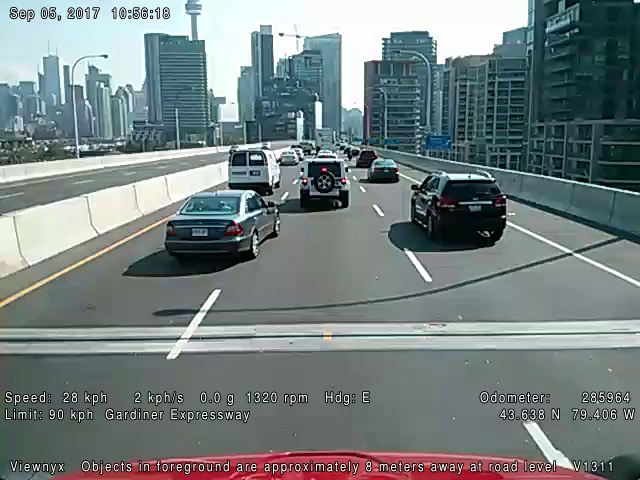
//> input picture src/Car_Detector/images/0000000000.jpg, 640 x 480 px
$ ./histogramTrackingComplete   (built with g++ and OpenCV 4)
//> lines starting //> are read from the running program, lines starting //| are printed output that depends on the picture; after the words box and inside, x2 and y2 are one past the last pixel; in counts of white or black regions, pixels touching at a corner belong together
### src/Car_Detector/histogram.h
// [17 lines of licence text are left out]

#if !defined HISTOGRAM
#define HISTOGRAM

#include <opencv2/core.hpp>
#include <opencv2/imgproc.hpp>

// To create histograms of gray-level images
class Histogram1D {

  private:

    int histSize[1];         // number of bins in histogram
	float hranges[2];        // range of values
    const float* ranges[1];  // pointer to the different value ranges
    int channels[1];         // channel number to be examined

  public:

	Histogram1D() {

		// Prepare default arguments for 1D histogram
		histSize[0]= 256;   // 256 bins
		hranges[0]= 0.0;    // from 0 (inclusive)
		hranges[1]= 256.0;  // to 256 (exclusive)
		ranges[0]= hranges;
		channels[0]= 0;     // we look at channel 0
	}

	// Sets the channel on which histogram will be calculated.
	// By default it is channel 0.
	// [30 lines left out: functions setChannel, getChannel, setRange, getMinValue, getMaxValue, not called in this run]

	// Sets the number of bins in histogram.
	// By default it is 256.
	void setNBins(int nbins) {

		histSize[0]= nbins;
	}

	// Gets the number of bins in histogram.
	// [4 lines left out: function getNBins, not called in this run]

	// Computes the 1D histogram.
	cv::Mat getHistogram(const cv::Mat &image) {

		cv::Mat hist;

		// Compute 1D histogram with calcHist
		cv::calcHist(&image,
			1,			// histogram of 1 image only
			channels,	// the channel used
			cv::Mat(),	// no mask is used
			hist,		// the resulting histogram
			1,			// it is a 1D histogram
			histSize,	// number of bins
			ranges		// pixel value range
		);

		return hist;
	}


    // Computes the 1D histogram and returns an image of it.
	cv::Mat getHistogramImage(const cv::Mat &image, int zoom = 1){

		// Compute histogram first
		cv::Mat hist = getHistogram(image);

		// Creates image
        return Histogram1D::getImageOfHistogram(hist, zoom);
	}

    // Stretches the source image using min number of count in bins.
    // [82 lines left out: functions stretch, stretch, not called in this run]

    // static methods

    // Create an image representing a histogram
    static cv::Mat getImageOfHistogram(const cv::Mat &hist, int zoom) {

        // Get min and max bin values
        double maxVal = 0;
        double minVal = 0;
        cv::minMaxLoc(hist, &minVal, &maxVal, 0, 0);

        // get histogram size
        int histSize = hist.rows;

        // Square image on which to display histogram
        cv::Mat histImg(histSize*zoom, histSize*zoom, CV_8U, cv::Scalar(255));

        // set highest point at 90% of nbins (i.e. image height)
        int hpt = static_cast<int>(0.9*histSize);

        // Draw vertical line for each bin
        for (int h = 0; h < histSize; h++) {

            float binVal = hist.at<float>(h);
            if (binVal>0) {
                int intensity = static_cast<int>(binVal*hpt / maxVal);
                cv::line(histImg, cv::Point(h*zoom, histSize*zoom),
                    cv::Point(h*zoom, (histSize - intensity)*zoom), cv::Scalar(0), zoom);
            }
        }

        return histImg;
    }

    // Equalizes the source image.
    // [42 lines left out: functions equalize, applyLookUp, applyLookUpWithIterator, not called in this run]
};


#endif

### src/Car_Detector/histogramTrackingComplete.cpp
#include <iostream>

#include <opencv2/core.hpp>
#include <opencv2/highgui.hpp>
#include <opencv2/imgproc.hpp>

#include <vector>

#include "histogram.h"

int main(){

  // read the first image as a grayscale image
	cv::Mat image0 =  cv::imread("images/0000000000.jpg", 0);
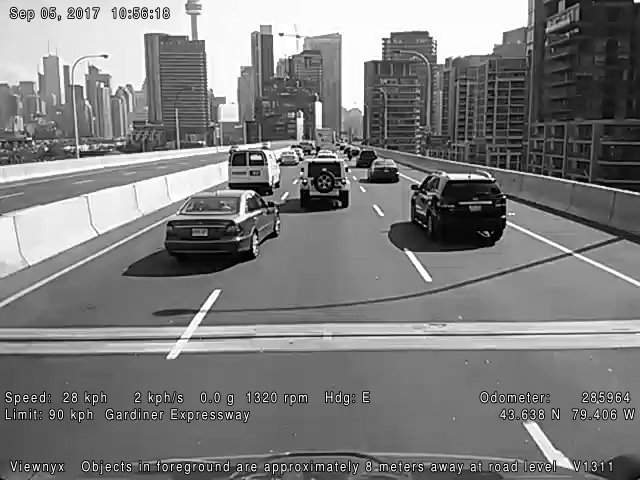
//> image0: 480 rows x 640 cols, CV_8UC1; min 0, max 255, mean 125

  // define image ROI around car black suv
  //int xo=411, yo=170;
	//int width=100, height=71;

	// define image ROI around car gray full size
  int xo=160, yo=190;
	int width=115, height=70;

	// draw a rectangle around target object
	cv::rectangle(image0,cv::Rect(xo,yo,width,height),0);
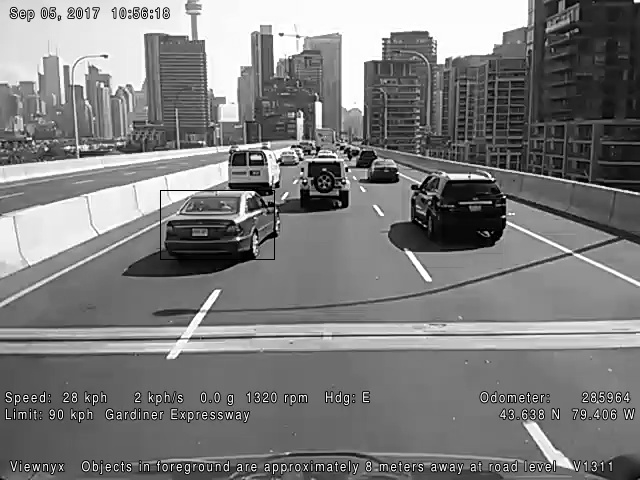
//> image0: 480 rows x 640 cols, CV_8UC1; 0.11% of pixels changed, all inside (x1, y1, x2, y2) = (160, 190, 275, 260)
	cv::namedWindow("Initial Image");
	cv::imshow("Initial Image",image0);

	cv::Mat image0ROI(image0, cv::Rect(xo,yo,width,height));// ROI size
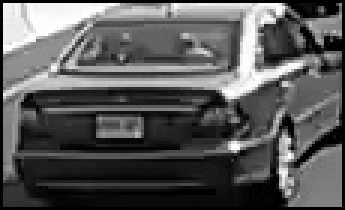
//> image0ROI: 70 rows x 115 cols, CV_8UC1 (shown 3 times larger); min 0, max 255, mean 88

  // histogram of 16 bins
	Histogram1D h;
	h.setNBins(16);
	// compute histogram over image roi
	cv::Mat refHistogram= h.getHistogram(image0ROI);
//> in getHistogram, `cv::calcHist(&image, 1, channels, cv::Mat(), hist, 1, histSize, ranges..`: hist = [1382, 1032, 607, 527, 526, 641, 582, 598, 482, 312, 236, 239, 211, 109, 187, 379]
//> refHistogram has the same summary as hist in getHistogram

  cv::namedWindow("Reference Histogram");
	cv::imshow("Reference Histogram",h.getHistogramImage(image0ROI,16));
//> in getImageOfHistogram, `cv::minMaxLoc(hist, &minVal, &maxVal, 0, 0);`: minVal = 109; maxVal = 1382
//> the loop in getImageOfHistogram, `for (int h = 0; h < histSize; h++)` made 16 passes
//> (binVal, intensity) on passes 1 to 12: (1382, 14), (1032, 10), (607, 6), (527, 5), (526, 5), (641, 6), (582, 5), (598, 6), (482, 4), (312, 3), (236, 2), (239, 2)
//> after the loop in getImageOfHistogram, `for (int h = 0; h < histSize; h++)`:
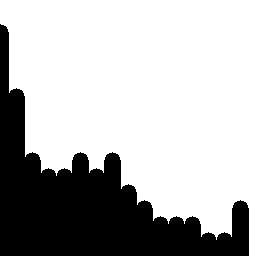
//> histImg: 256 rows x 256 cols, CV_8UC1; 70.9% white; 1 black region, box (x1, y1, x2, y2) and area: (0, 24, 249, 256) 19095


	double maxSimilarity=0.0;
	int xbest, ybest;
  // search in all 81 images one at a time
	for (int i = 1; i < 82; i++){
    cv::Mat imageNext;
		if(i<10) imageNext = cv::imread("images/000000000"+std::to_string(i)+".jpg",0);
//> 0000000001.jpg cannot be read in this run, so this picture is empty
		else imageNext = cv::imread("images/00000000"+std::to_string(i)+".jpg",0);
		if (!imageNext.data) return 0;
//> (the program exits here)

$ run again, with src/Car_Detector/images/0000000003.jpg copied over src/Car_Detector/images/0000000000.jpg
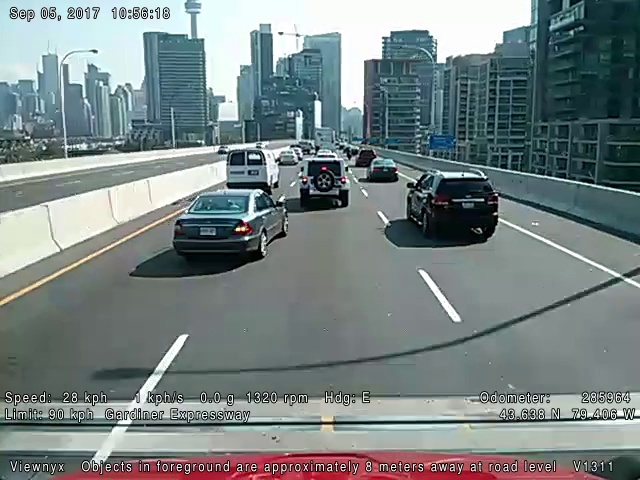
//> input picture src/Car_Detector/images/0000000003.jpg, 640 x 480 px
//> `cv::Mat image0ROI(image0, cv::Rect(xo,yo,width,height));`:
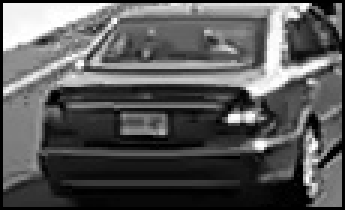
//> image0ROI: 70 rows x 115 cols, CV_8UC1 (shown 3 times larger); min 0, max 255, mean 88.2
//> in getHistogram, `cv::calcHist(&image, 1, channels, cv::Mat(), hist, 1, histSize, ranges..`: hist = [1343, 977, 648, 619, 500, 586, 572, 668, 532, 286, 241, 234, 171, 112, 107, 454]
//> refHistogram has the same summary as hist in getHistogram
//> minVal = 107; maxVal = 1343
//> the loop in getImageOfHistogram, `for (int h = 0; h < histSize; h++)` made 16 passes
//> (binVal, intensity) on passes 1 to 8: (1343, 14), (977, 10), (648, 6), (619, 6), (500, 5), (586, 6), (572, 5), (668, 6)
//> after the loop in getImageOfHistogram, `for (int h = 0; h < histSize; h++)`:
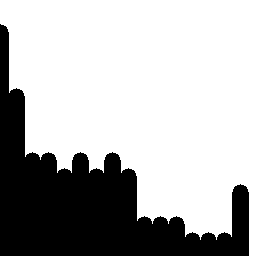
//> histImg: 256 rows x 256 cols, CV_8UC1; 70.4% white; 1 black region, box (x1, y1, x2, y2) and area: (0, 24, 249, 256) 19367
